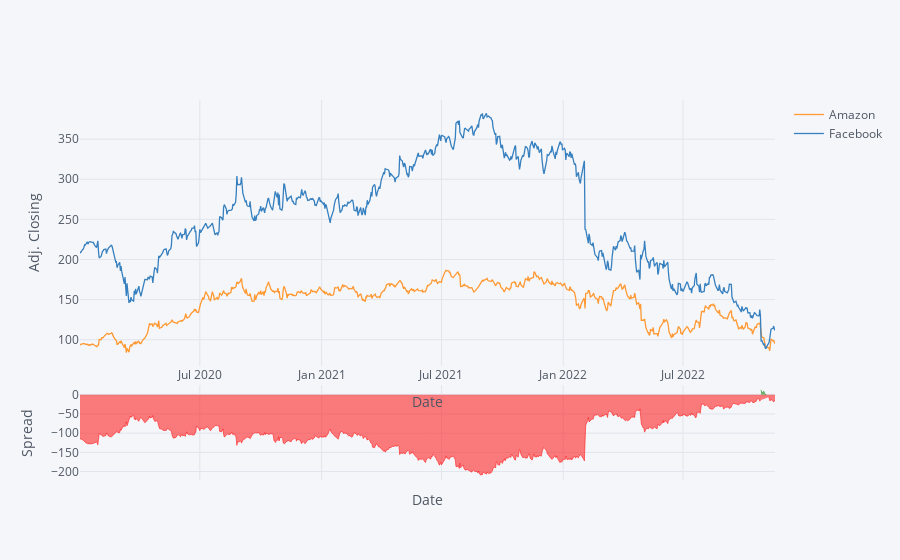

The code cell stored with this chart in its notebook:
### Code cell
Adj_Close_df = pd.DataFrame()

Adj_Close_df["Dates"] = Amazon["Date"]
Adj_Close_df["Amazon"] = Amazon["Adj Close"]
Adj_Close_df["Facebook"] = Facebook["Adj Close"]
Upd_Adj_Close_df = Adj_Close_df.set_index('Dates')

Upd_Adj_Close_df.iplot(kind='spread', xTitle = "Date", yTitle = "Adj. Closing")

### Figure 1 — Plotly figure (JSON) as saved in the notebook; plotly's stock layout.template omitted (floating-point values rounded to 4 significant figures; data arrays with more than 128 entries replaced by an {"elided": "..."} marker saying what was removed)
{"data": [{"line": {"color": "rgba(255, 153, 51, 1.0)", "dash": "solid", "shape": "linear", "width": 1.3}, "mode": "lines", "name": "Amazon", "text": "", "type": "scatter", "x": {"elided": "727 str values"}, "y": {"elided": "727 float values"}}, {"line": {"color": "rgba(55, 128, 191, 1.0)", "dash": "solid", "shape": "linear", "width": 1.3}, "mode": "lines", "name": "Facebook", "text": "", "type": "scatter", "x": {"elided": "727 str values"}, "y": {"elided": "727 float values"}}, {"connectgaps": false, "fill": "tozeroy", "line": {"color": "green", "dash": "solid", "shape": "linear", "width": 0.5}, "mode": "lines", "name": "Spread", "showlegend": false, "type": "scatter", "x": {"elided": "727 str values"}, "xaxis": "x2", "y": {"elided": "727 mixed values"}, "yaxis": "y2"}, {"connectgaps": false, "fill": "tozeroy", "line": {"color": "red", "dash": "solid", "shape": "linear", "width": 0.5}, "mode": "lines", "name": "Spread", "showlegend": false, "type": "scatter", "x": {"elided": "727 str values"}, "xaxis": "x2", "y": {"elided": "727 mixed values"}, "yaxis": "y2"}], "layout": {"hovermode": "x", "legend": {"bgcolor": "#F5F6F9", "font": {"color": "#4D5663"}}, "paper_bgcolor": "#F5F6F9", "plot_bgcolor": "#F5F6F9", "title": {"font": {"color": "#4D5663"}}, "xaxis": {"gridcolor": "#E1E5ED", "showgrid": true, "tickfont": {"color": "#4D5663"}, "title": {"font": {"color": "#4D5663"}, "text": "Date"}, "zerolinecolor": "#E1E5ED"}, "xaxis2": {"anchor": "y2", "gridcolor": "#E1E5ED", "showgrid": true, "showticklabels": false, "tickfont": {"color": "#4D5663"}, "title": {"font": {"color": "#4D5663"}, "text": "Date"}, "zerolinecolor": "#E1E5ED"}, "yaxis": {"domain": [0.3, 1], "gridcolor": "#E1E5ED", "showgrid": true, "tickfont": {"color": "#4D5663"}, "title": {"font": {"color": "#4D5663"}, "text": "Adj. Closing"}, "zerolinecolor": "#E1E5ED"}, "yaxis2": {"domain": [0, 0.25], "gridcolor": "#E1E5ED", "showgrid": true, "tickfont": {"color": "#4D5663"}, "title": {"font": {"color": "#4D5663"}, "text": "Spread"}, "zerolinecolor": "#E1E5ED"}}}
